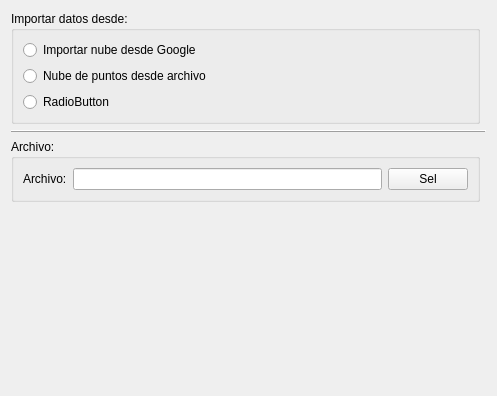
<?xml version="1.0" encoding="UTF-8"?>
<ui version="4.0">
 <class>formDataImport</class>
 <widget class="QWidget" name="formDataImport">
  <property name="geometry">
   <rect>
    <x>0</x>
    <y>0</y>
    <width>497</width>
    <height>396</height>
   </rect>
  </property>
  <property name="windowTitle">
   <string>Form</string>
  </property>
  <layout class="QGridLayout" name="gridLayout">
   <item row="1" column="0" colspan="2">
    <widget class="QFrame" name="frame">
     <property name="frameShape">
      <enum>QFrame::HLine</enum>
     </property>
     <property name="frameShadow">
      <enum>QFrame::Raised</enum>
     </property>
     <property name="lineWidth">
      <number>1</number>
     </property>
    </widget>
   </item>
   <item row="3" column="0">
    <spacer name="verticalSpacer">
     <property name="orientation">
      <enum>Qt::Vertical</enum>
     </property>
     <property name="sizeHint" stdset="0">
      <size>
       <width>20</width>
       <height>40</height>
      </size>
     </property>
    </spacer>
   </item>
   <item row="0" column="0">
    <widget class="QGroupBox" name="groupBox_2">
     <property name="title">
      <string>Importar datos desde:</string>
     </property>
     <layout class="QVBoxLayout" name="verticalLayout">
      <item>
       <widget class="QRadioButton" name="radioInternet">
        <property name="text">
         <string>Importar nube desde Google</string>
        </property>
       </widget>
      </item>
      <item>
       <widget class="QRadioButton" name="radioFile">
        <property name="text">
         <string>Nube de puntos desde archivo</string>
        </property>
       </widget>
      </item>
      <item>
       <widget class="QRadioButton" name="radioButton_3">
        <property name="text">
         <string>RadioButton</string>
        </property>
       </widget>
      </item>
     </layout>
    </widget>
   </item>
   <item row="2" column="0">
    <widget class="QGroupBox" name="groupBox">
     <property name="title">
      <string>Archivo:</string>
     </property>
     <layout class="QGridLayout" name="gridLayout_2">
      <item row="0" column="0">
       <widget class="QLabel" name="label_5">
        <property name="text">
         <string>Archivo:</string>
        </property>
       </widget>
      </item>
      <item row="0" column="1">
       <widget class="QLineEdit" name="lineEdit_4"/>
      </item>
      <item row="0" column="2">
       <widget class="QPushButton" name="buttonSel">
        <property name="text">
         <string>Sel</string>
        </property>
       </widget>
      </item>
     </layout>
    </widget>
   </item>
  </layout>
 </widget>
 <resources/>
 <connections/>
</ui>
